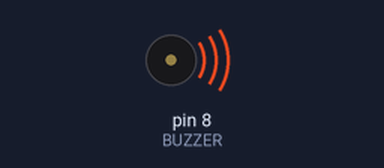
Simulated run of this sketch. Board: Arduino Uno, built with avr-gcc and run on an emulated ATmega328P. Shown: buzzer (waves = sounding).

Above: at 0.1 s.
At 24.8 s:
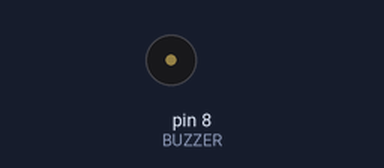
Timing chart, 0 to 26.3 s (numbered marks = the images above):
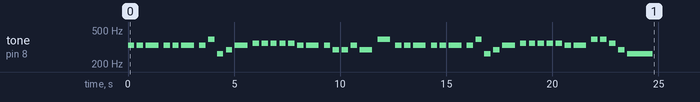

The sketch:

jinglebells_passivebuz.ino
```cpp
#define BUZZER 8

// Notes (Hz)
#define C4  262
#define D4  294
#define E4  330
#define F4  349
#define G4  392
#define A4  440
#define B4  494
#define C5  523

int melody[] = {
  // Jingle bells, jingle bells
  E4, E4, E4,
  E4, E4, E4,
  // Jingle all the way
  E4, G4, C4, D4, E4,
  // Oh what fun it is to ride
  F4, F4, F4, F4,
  F4, E4, E4,
  // In a one-horse open sleigh
  E4, D4, D4, E4, D4, G4,
  // Jingle bells, jingle bells
  E4, E4, E4,
  E4, E4, E4,
  // Jingle all the way
  E4, G4, C4, D4, E4,
  // Oh what fun it is to ride
  F4, F4, F4, F4,
  F4, E4, E4,
  // In a one-horse open sleigh
  G4, G4, F4, D4, C4
};

// Note durations (bigger = slower)
int duration[] = {
  // jingle bells
  4, 4, 2,
  4, 4, 2,
  // jingle all the way
  4, 4, 4, 4, 2,
  // oh what fun it is to ride
  4, 4, 4, 4,
  4, 4, 2,
  // one-horse open sleigh
  4, 4, 4, 4, 2, 2,
  // repeat
  4, 4, 2,
  4, 4, 2,
  4, 4, 4, 4, 2,
  4, 4, 4, 4,
  4, 4, 2,
  // ending
  4, 4, 4, 4, 1
};

void playSong() {
  int notes = sizeof(melody) / sizeof(melody[0]);

  for (int i = 0; i < notes; i++) {
    int noteTime = 1200 / duration[i];  // slower tempo
    tone(BUZZER, melody[i], noteTime);
    delay(noteTime * 1.4);               // spacing between notes
    noTone(BUZZER);
  }
}

void setup() {
  playSong();
}

void loop() {
  // Uncomment to repeat forever
  // playSong();
  // delay(2000);
}
```
